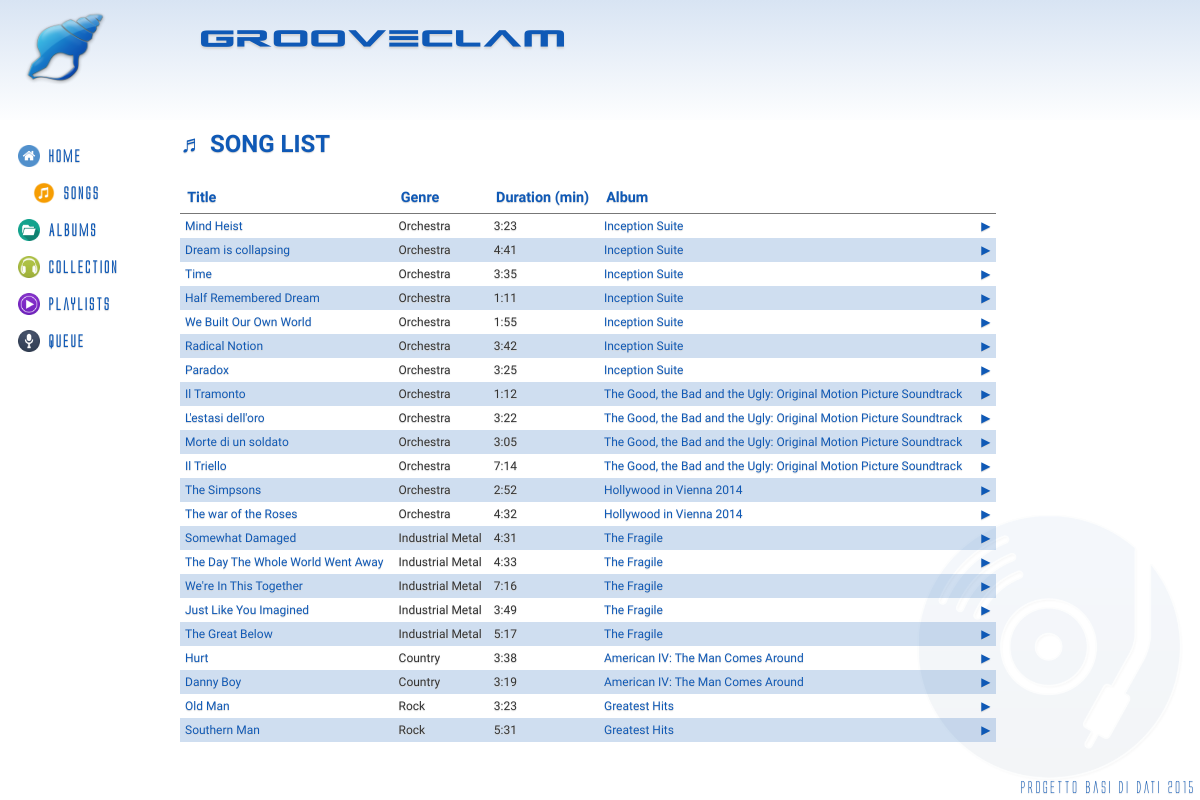
Page /?controller=songs&action=index on the committed database.
### tables this page shows
CREATE TABLE IF NOT EXISTS `Brani` (
	`IdBrano` INT(11) NOT NULL AUTO_INCREMENT,
	`IdAlbum` INT(11) NOT NULL,
	`Titolo` VARCHAR(200) NOT NULL,
	`Genere` VARCHAR(40) NOT NULL,
	`Durata` INT(11),
	PRIMARY KEY(`IdBrano`),
	FOREIGN KEY(`IdAlbum`) REFERENCES Album(`IdAlbum`) ON DELETE CASCADE ON UPDATE CASCADE
);

CREATE TABLE IF NOT EXISTS `Album` (
	`IdAlbum` INT(11) NOT NULL AUTO_INCREMENT,
	`Titolo` VARCHAR(200) NOT NULL,
	`Autore` VARCHAR(200) NOT NULL,
	`Info` VARCHAR(300) DEFAULT NULL,
    `NBrani` INT(11) NOT NULL,
	`Anno` YEAR DEFAULT NULL,
	`Live` BOOLEAN DEFAULT FALSE,
	`Locazione` VARCHAR(100) DEFAULT NULL,
    `PathCopertina` VARCHAR(100) NOT NULL DEFAULT "img/covers/nocover.jpg",
	PRIMARY KEY(`IdAlbum`)
);

### controllers/songs_controller.php (called while the page is built, shortened)
<?php
class SongsController {
	public function index() {
		$songs = Song::all();
		require_once('views/songs/index.php');
	}
}
?>

### index.php (called while the page is built, shortened)
<?php
require_once('views/layout.php');
?>

### models/song.php (called while the page is built, shortened)
<?php
class Song {
	private $id;
	private $title;
	private $genre;
	private $duration;
	private $idalbum;
	private $album;
	public function __construct($id, $title, $genre, $duration, $author, $idalbum, $album) {
		$this->id = $id;
		$this->title = $title;
		$this->genre = $genre;
		$this->duration = $duration;
		$this->idalbum = $idalbum;
		$this->album = $album;
	}
	public function id() {
		return $this->id;
	}
	public function title() {
		return $this->title;
	}
	public function genre() {
		return $this->genre;
	}
	public function duration() {
		return $this->duration;
	}
	public function idalbum() {
		return $this->idalbum;
	}
	public function	album() {
		return $this->album;
	}
	public static function all() {
		$list = array();
		$db = Db::getInstance();
		$req = $db->query('SELECT b.*, a.Autore, a.Titolo as AlbumTitle FROM Brani b INNER JOIN Album a ON(b.IdAlbum = a.IdAlbum)');
		foreach($req->fetchAll() as $song) {
			$list[] = new Song($song['IdBrano'], $song['Titolo'], $song['Genere'], $song['Durata'], $song['Autore'], $song['IdAlbum'], $song['AlbumTitle']);
		}
		return $list;
	}
}
?>

### views/songs/index.php (the view, shortened to what this page needs)
<h2>&#9836; SONG LIST</h2>
<table class="table">
<thead>
	<tr>
		<th>Title</th>
		<th>Genre</th>
		<th>Duration (min)</th>
		<th>Album</th>
        <th></th>
	</tr>
</thead>
<tbody>
<?php foreach($songs as $song) { ?>
	<tr>
		<td><a href='?controller=songs&action=show&id=<?php echo $song->id(); ?>'><?php echo $song->title(); ?></a></td>
		<td><?php echo $song->genre(); ?></td>
		<td><?php echo floor($song->duration() / 60).":".sprintf('%02s', ($song->duration() % 60)); ?></td>
		<td><a href='?controller=albums&action=show&id=<?php echo $song->idalbum(); ?>'><?php echo $song->album(); ?></a></td>
        <td><a href="#" onclick="play('<?php echo $song->duration() . '\'',',\'' . addslashes($song->title()) . '\'',',\'' . $song->id(); ?>');">&#9654;</a></td>
	</tr>
<?php } ?>
</tbody>
</table>

### css/style.css (style rules this page uses)
* { margin: 0; }
html, body { font-family: Grumpy; height: 100%; }
body { background: #ffffff url('../img/cd_music_w.png') no-repeat bottom right; background-size: 25%; color: #333; text-shadow: 0px 1px 1px #d4d4d4; }
a { text-decoration: none; color: rgb(15, 89, 182); }
h1, h2, h3, h4, h5 { color: rgb(15, 89, 182); }
.table { width:80%; border-collapse: collapse; margin: 1.5em 0em; }
.table th { border-bottom: 1px solid #777; text-align: left; padding: .5em; font-size: .9em; color: rgb(15, 89, 182); }
.table td { padding: 5px; font-size: .75em; }
.table tr:nth-child(2n+2) { background-color: rgba(15, 89, 182, .2); }

### rows in the picture
brani: Titolo "Mind Heist", Genere "Orchestra", floor($song->duration()/60) "3", $song->duration()%60 "23", IdAlbum.Titolo "Inception Suite"
brani: Titolo "Dream is collapsing", Genere "Orchestra", floor($song->duration()/60) "4", $song->duration()%60 "41", IdAlbum.Titolo "Inception Suite"
brani: Titolo "Time", Genere "Orchestra", floor($song->duration()/60) "3", $song->duration()%60 "35", IdAlbum.Titolo "Inception Suite"
brani: Titolo "Half Remembered Dream", Genere "Orchestra", floor($song->duration()/60) "1", $song->duration()%60 "11", IdAlbum.Titolo "Inception Suite"
brani: Titolo "We Built Our Own World", Genere "Orchestra", floor($song->duration()/60) "1", $song->duration()%60 "55", IdAlbum.Titolo "Inception Suite"
brani: Titolo "Radical Notion", Genere "Orchestra", floor($song->duration()/60) "3", $song->duration()%60 "42", IdAlbum.Titolo "Inception Suite"
brani: Titolo "Paradox", Genere "Orchestra", floor($song->duration()/60) "3", $song->duration()%60 "25", IdAlbum.Titolo "Inception Suite"
brani: Titolo "Il Tramonto", Genere "Orchestra", floor($song->duration()/60) "1", $song->duration()%60 "12", IdAlbum.Titolo "The Good, the Bad and the Ugly: Original Motion Picture Soundtrack"
brani: Titolo "L'estasi dell'oro", Genere "Orchestra", floor($song->duration()/60) "3", $song->duration()%60 "22", IdAlbum.Titolo "The Good, the Bad and the Ugly: Original Motion Picture Soundtrack"
brani: Titolo "Morte di un soldato", Genere "Orchestra", floor($song->duration()/60) "3", $song->duration()%60 "05", IdAlbum.Titolo "The Good, the Bad and the Ugly: Original Motion Picture Soundtrack"
brani: Titolo "Il Triello", Genere "Orchestra", floor($song->duration()/60) "7", $song->duration()%60 "14", IdAlbum.Titolo "The Good, the Bad and the Ugly: Original Motion Picture Soundtrack"
brani: Titolo "The Simpsons", Genere "Orchestra", floor($song->duration()/60) "2", $song->duration()%60 "52", IdAlbum.Titolo "Hollywood in Vienna 2014"
brani: Titolo "The war of the Roses", Genere "Orchestra", floor($song->duration()/60) "4", $song->duration()%60 "32", IdAlbum.Titolo "Hollywood in Vienna 2014"
brani: Titolo "Somewhat Damaged", Genere "Industrial Metal", floor($song->duration()/60) "4", $song->duration()%60 "31", IdAlbum.Titolo "The Fragile"
brani: Titolo "The Day The Whole World Went Away", Genere "Industrial Metal", floor($song->duration()/60) "4", $song->duration()%60 "33", IdAlbum.Titolo "The Fragile"
brani: Titolo "We're In This Together", Genere "Industrial Metal", floor($song->duration()/60) "7", $song->duration()%60 "16", IdAlbum.Titolo "The Fragile"
brani: Titolo "Just Like You Imagined", Genere "Industrial Metal", floor($song->duration()/60) "3", $song->duration()%60 "49", IdAlbum.Titolo "The Fragile"
brani: Titolo "The Great Below", Genere "Industrial Metal", floor($song->duration()/60) "5", $song->duration()%60 "17", IdAlbum.Titolo "The Fragile"
brani: Titolo "Hurt", Genere "Country", floor($song->duration()/60) "3", $song->duration()%60 "38", IdAlbum.Titolo "American IV: The Man Comes Around"
brani: Titolo "Danny Boy", Genere "Country", floor($song->duration()/60) "3", $song->duration()%60 "19", IdAlbum.Titolo "American IV: The Man Comes Around"
brani: Titolo "Old Man", Genere "Rock", floor($song->duration()/60) "3", $song->duration()%60 "23", IdAlbum.Titolo "Greatest Hits"
brani: Titolo "Southern Man", Genere "Rock", floor($song->duration()/60) "5", $song->duration()%60 "31", IdAlbum.Titolo "Greatest Hits"
